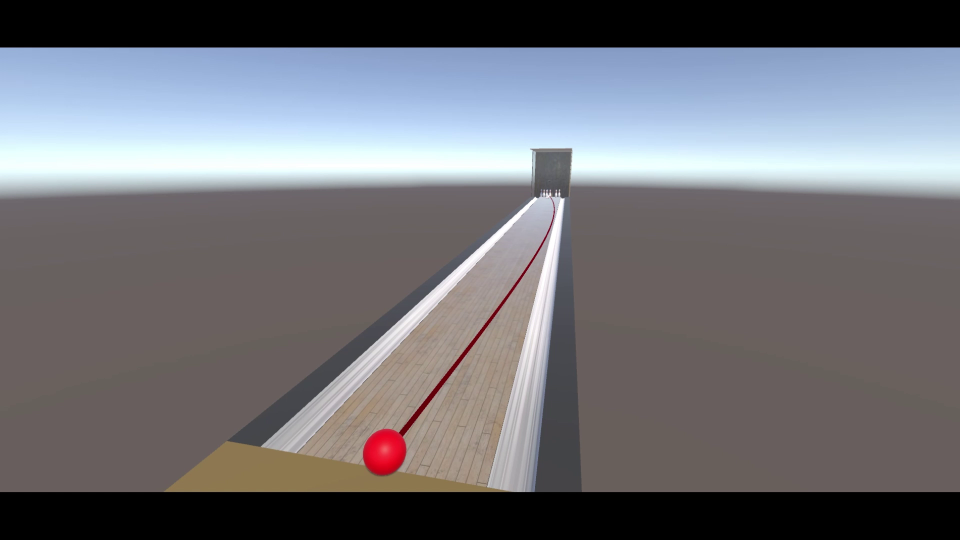
#> input picture frame 18 of SimVideos/curveedit.mp4, 1920 x 1080 px (shown at 1/2 size)
$ python test.py
#> lines starting #> are read from the running program, lines starting #| are printed output that depends on the picture; after the words box and inside, x2 and y2 are one past the last pixel; in counts of white or black regions, pixels touching at a corner belong together
import cv2
import numpy as np
import pandas as pd

# Initialize video capture object
cap = cv2.VideoCapture('SimVideos/curveedit.mp4')  # Change file path as needed

# Define the lower and upper bounds of the red color in HSV (two ranges)
red_lower1 = np.array([0, 100, 100])
red_upper1 = np.array([10, 255, 255])
red_lower2 = np.array([160, 100, 100])
red_upper2 = np.array([179, 255, 255])

# Define font and text parameters
font = cv2.FONT_HERSHEY_SIMPLEX
org = (10, 30)
font_scale = 1
color_detected = (0, 255, 0)  # Green for text
color_not_detected = (0, 0, 255)  # Red for not detected
thickness = 2

# Blue color for the ROI
roi_color = (255, 0, 0)

paused = False  # Video playback state flag
skippedFrame = False

# Initialize a list to store coordinates
coordinates = []
show_dots = False  # Flag to show/hide red dots

while True:
    if not paused:
        ret, frame = cap.read()
#> frame is the input picture: shape (1080, 1920, 3); mean B, G, R 117.8, 112.4, 112.4
        if not ret:
            break

        # Processing the frame
        hsv = cv2.cvtColor(frame, cv2.COLOR_BGR2HSV)
#> hsv: shape (1080, 1920, 3); mean H, S, V 45.6, 31.2, 125
        mask1 = cv2.inRange(hsv, red_lower1, red_upper1)
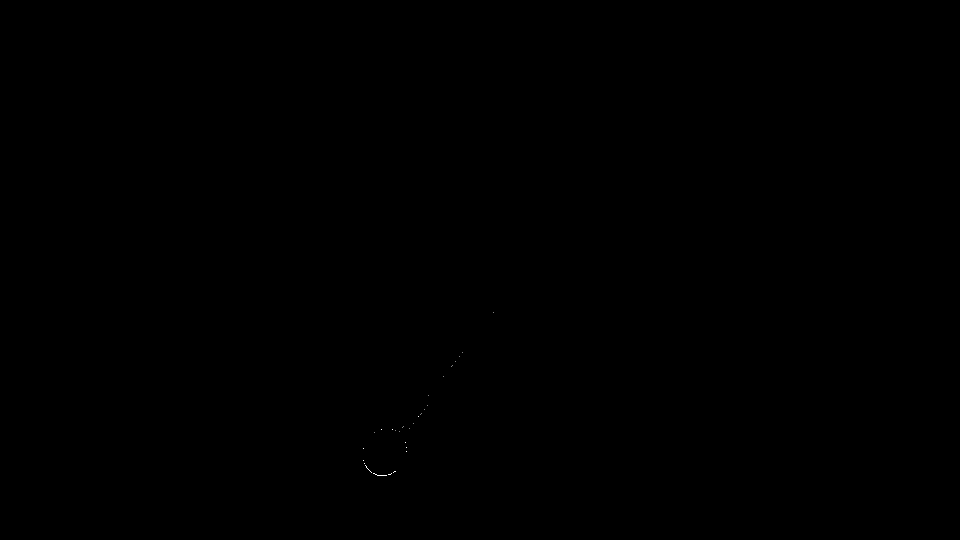
#> mask1: shape (1080, 1920) (shown at 1/2 size); 0.01% white in thin lines or dots, all inside (x1, y1, x2, y2) = (727, 625, 988, 952)
        mask2 = cv2.inRange(hsv, red_lower2, red_upper2)
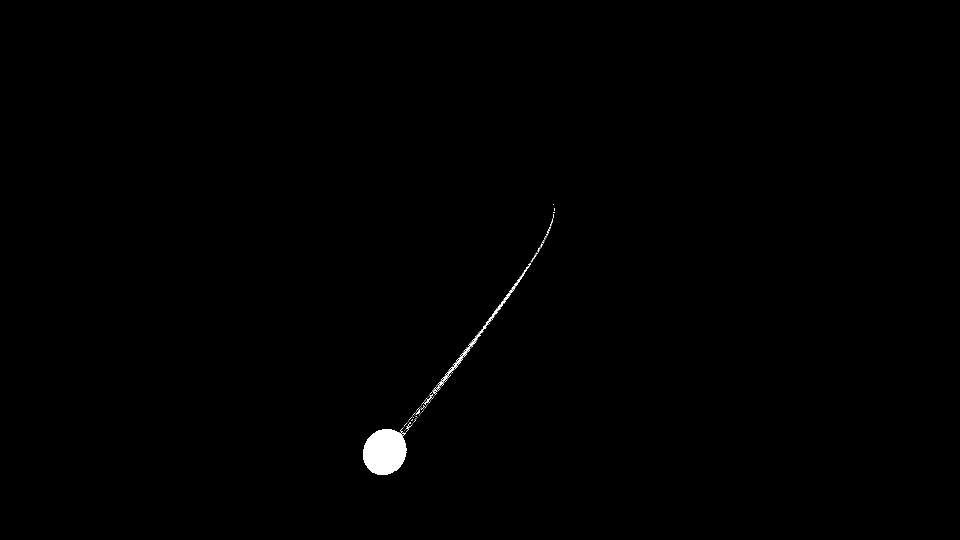
#> mask2: shape (1080, 1920) (shown at 1/2 size); 0.4% white; 187 white regions (181 under 20 px), largest, box (x1, y1, x2, y2) and area: (726, 858, 814, 950) 6384, (874, 532, 1058, 778) 1208, (853, 790, 864, 806) 50, (866, 776, 875, 788) 43, (832, 818, 840, 829) 33, (811, 848, 820, 859) 26
        mask = cv2.bitwise_or(mask1, mask2)
#> mask: shape (1080, 1920); 0.41% white; 169 white regions (163 under 20 px), largest, box (x1, y1, x2, y2) and area: (726, 846, 814, 952) 6537, (874, 532, 1058, 778) 1244, (853, 790, 864, 806) 50, (866, 776, 875, 788) 43, (811, 848, 820, 864) 35, (832, 818, 840, 829) 33
        mask = cv2.erode(mask, None, iterations=2)
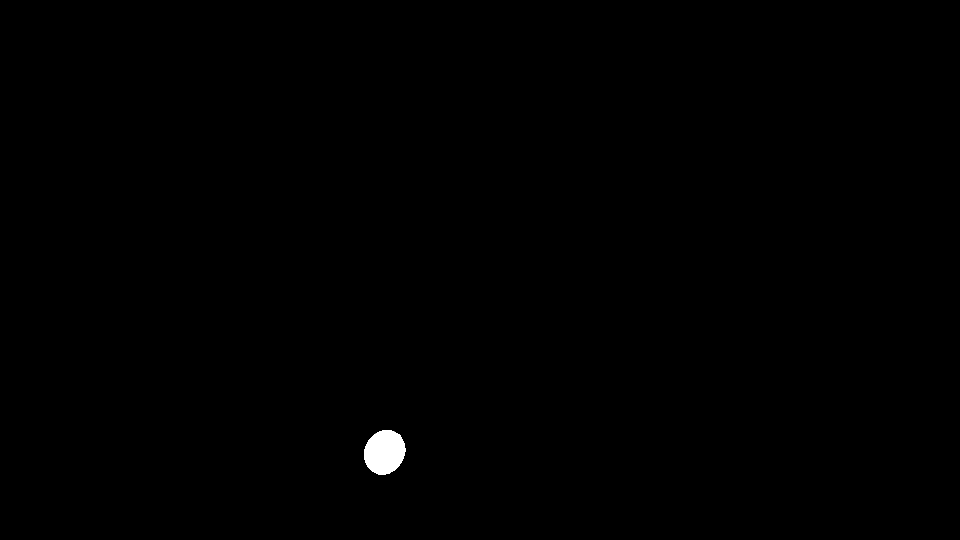
#> mask: shape (1080, 1920) (shown at 1/2 size); 0.28% white; 1 white region, box (x1, y1, x2, y2) and area: (728, 860, 811, 950) 5786
        mask = cv2.dilate(mask, None, iterations=2)
#> mask: shape (1080, 1920); 0.31% white; 1 white region
        contours, _ = cv2.findContours(mask.copy(), cv2.RETR_EXTERNAL, cv2.CHAIN_APPROX_SIMPLE)
#> contours = 1 contour; box (x1, y1, x2, y2) and area: (726, 858, 813, 952) 6348
        ball_detected = False
        if contours:
            c = max(contours, key=cv2.contourArea)
#> c = contour of 142 points, box (x1, y1, x2, y2) (726, 858, 813, 952), area 6348
            ((x, y), radius) = cv2.minEnclosingCircle(c)
#> x = 771.5; y = 905.5; radius = 49.3
            if radius > 2:
                cv2.circle(frame, (int(x), int(y)), int(radius), color_detected, 2)
                cv2.circle(frame, (int(x), int(y)), 5, color_detected, -1)
#> frame: shape (1080, 1920, 3); mean B, G, R 117.7, 112.5, 112.4
                ball_detected = True

                # Append the coordinates to the list
                coordinates.append((x, y))

                roi_margin = int(radius * 0.3)
#> roi_margin = 14
                roi_x1 = max(int(x - radius - roi_margin), 0)
#> roi_x1 = 708
                roi_y1 = max(int(y - radius - roi_margin), 0)
#> roi_y1 = 842
                roi_x2 = min(int(x + radius + roi_margin), frame.shape[1])
#> roi_x2 = 834
                roi_y2 = min(int(y + radius + roi_margin), frame.shape[0])
#> roi_y2 = 968
                cv2.rectangle(frame, (roi_x1, roi_y1), (roi_x2, roi_y2), roi_color, 2)

        if ball_detected:
            cv2.putText(frame, "Ball Detected", org, font, font_scale, color_detected, thickness, cv2.LINE_AA)
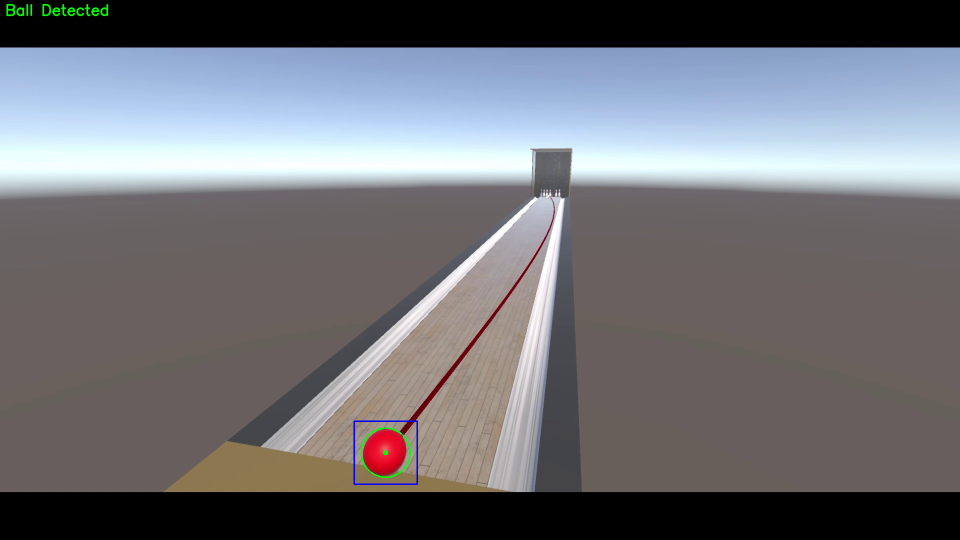
#> frame: shape (1080, 1920, 3) (shown at 1/2 size); mean B, G, R 117.8, 112.6, 112.3
        else:
            cv2.putText(frame, "Ball Not Detected", org, font, font_scale, color_not_detected, thickness, cv2.LINE_AA)

    # Plot red dots if the flag is set
    if show_dots:
        for (x, y) in coordinates:
            cv2.circle(frame, (int(x), int(y)), 5, (0, 0, 255), -1)

    cv2.imshow('Frame', frame)

    if skippedFrame:
        paused = True
        skippedFrame = False
    if paused:
        key = cv2.waitKey(0)  # Wait indefinitely until a key is pressed
        if key == ord(' '):  # If space is pressed, step through frames
            paused = False  # Keep the video paused state
            skippedFrame = True
            continue
        elif key == ord('r'):
            paused = False  # Resume video
        elif key == ord('g'):
            show_dots = not show_dots
    else:
        key = cv2.waitKey(30) & 0xFF  # Non-paused regular playback wait time
#> (key q is pressed here)
        if key == ord('p'):
            paused = True
        elif key == ord('q'):
            break

# Release resources
cap.release()
cv2.destroyAllWindows()

# Save coordinates to an Excel file using pandas
df = pd.DataFrame(coordinates, columns=['X', 'Y'])
#> df = table of 1 rows and 2 columns
df.to_excel('output_coordinates.xlsx', index=False)

$ run again, starting later in the video
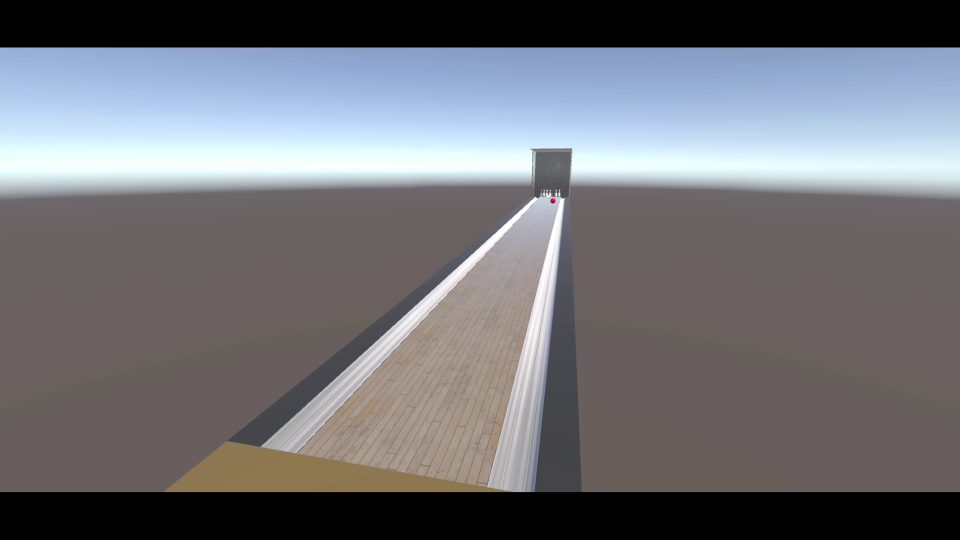
#> input picture frame 81 of SimVideos/curveedit.mp4, 1920 x 1080 px (shown at 1/2 size)
#> frame is the input picture: shape (1080, 1920, 3); mean B, G, R 118.2, 113.1, 112.4
#> hsv: shape (1080, 1920, 3); mean H, S, V 44.7, 29.7, 124.9
#> mask1: shape (1080, 1920); every value is 0
#> mask2: shape (1080, 1920); 0% white; 1 white region, box (x1, y1, x2, y2) and area: (1101, 396, 1111, 406) 73
#> contours = 1 contour; box (x1, y1, x2, y2) and area: (1102, 397, 1110, 406) 50
#> c = contour of 11 points, box (x1, y1, x2, y2) (1102, 397, 1110, 406), area 50
#> x = 1105.5; y = 401; radius = 4.72
#> roi_margin = 1
#> roi_x1 = 1099
#> roi_y1 = 395
#> roi_x2 = 1111
#> roi_y2 = 406
#> `cv2.putText(frame, "Ball Detected", org, font, font_scale, color_detec..`:
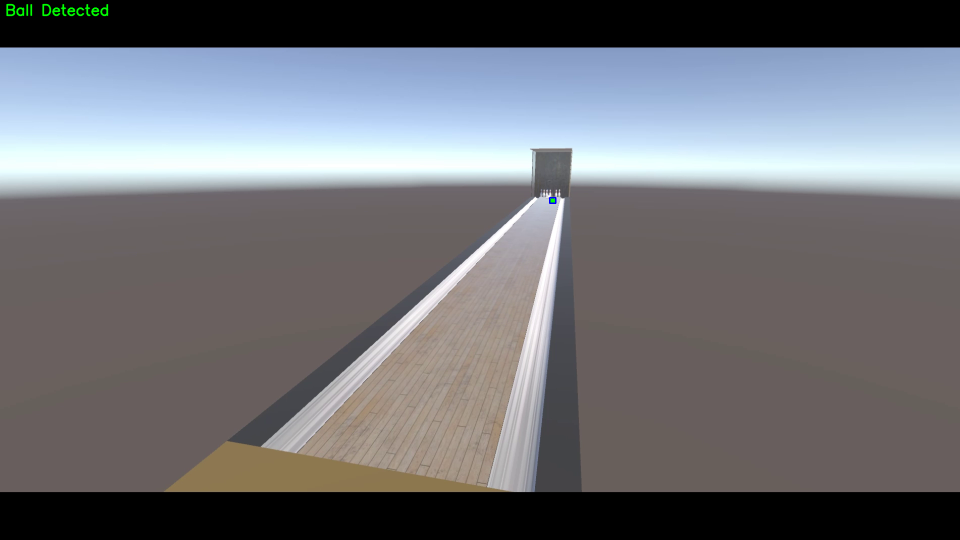
#> frame: shape (1080, 1920, 3) (shown at 1/2 size); mean B, G, R 118.2, 113.3, 112.3
#> df = table of 1 rows and 2 columns
